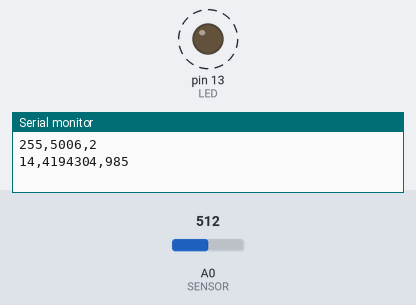
A sketch run on a simulated Arduino Uno, built with avr-gcc and run on an emulated ATmega328P. On the bench: output pins drawn as LEDs (lit = HIGH), the last lines printed to the serial monitor. Dashed ring = blinking. The test bench sets the inputs (shaded band); at power-on: A0 (SENSOR) = 512.

Above: at 1.2 s.
1.3 s: A0 (SENSOR) set to 22
At 2.8 s:
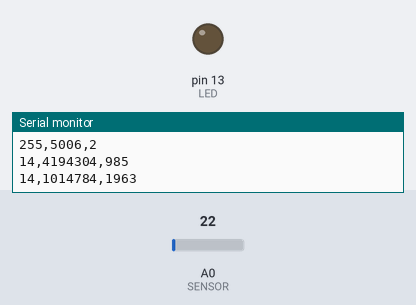
3.5 s: A0 (SENSOR) set to 29
5.0 s: A0 (SENSOR) set to 36
At 6.3 s:
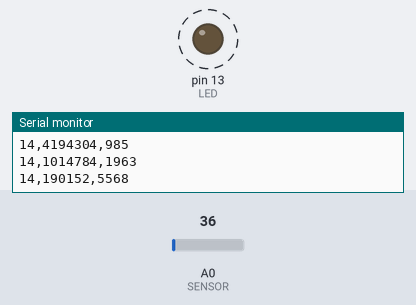
8.0 s: A0 (SENSOR) set to 0
At 8.56 s:
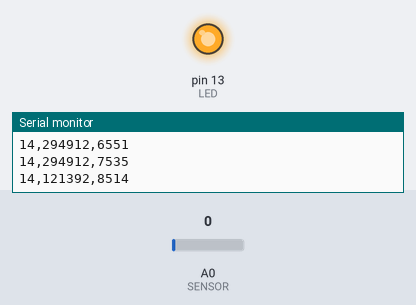
10.0 s: A0 (SENSOR) set to 42
At 11.1 s:
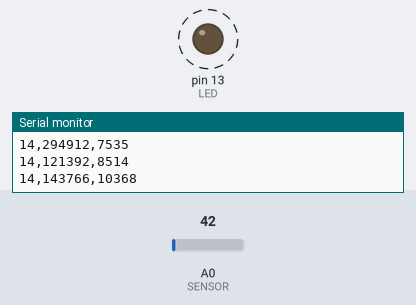
Timing chart, 0 to 14.0 s (numbered marks = the images above; inputs shaded):
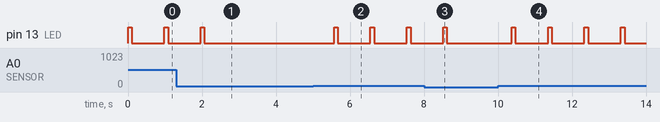

The sketch:

babe.ino
```cpp
// CafeBab table-football sensor (XBee variant): samples a knock/vibration
// sensor and reports "sensor,value,clock" lines over Serial to the XBee link.

// Serial
const long BAUDS = 57600L; // 57600 bauds
const unsigned long SERIAL_DELAY = 100L; // 100 ms

// Vcc
const unsigned long VREF_DELAY = 2L; // 2 ms

// Pins
const int LED = 13;
const int SENSOR = A0;
const int VCC = 255;

// Sampling
const unsigned int THRESHOLD = 32;
const unsigned int READINGS = 8192; // 2^13
const unsigned long MAX = 4294966272L; // 2^32 - 2^10

// Timing
unsigned long count = 0L;
const unsigned long LOOPS = 600L; // 600 =~ 20 min

void setup() {
  Serial.begin(BAUDS);
  pinMode(SENSOR, INPUT);
  pinMode(LED, OUTPUT);
  count = 0L;
}

void loop() {
  if (count++ % LOOPS == 0) {
    unsigned long vcc = getVcc();
    sendValue(VCC, vcc);
  }
  unsigned long value = getValue(SENSOR);
  if (value > 0) {
    sendValue(SENSOR, value);
  }
}

void sendValue(int sensor, unsigned long value) {
  unsigned long clock = millis();
  digitalWrite(LED, HIGH);
  Serial.print(sensor, DEC);
  Serial.print(",");
  Serial.print(value, DEC);
  Serial.print(",");
  Serial.print(clock, DEC);
  Serial.println();
  delay(SERIAL_DELAY);
  digitalWrite(LED, LOW);
}

unsigned long getVcc() {
  unsigned long result = 0L;
  // Read 1.1V reference against AVcc
  ADMUX = _BV(REFS0) | _BV(MUX3) | _BV(MUX2) | _BV(MUX1);
  delay(VREF_DELAY); // Wait for Vref to settle
  ADCSRA |= _BV(ADSC); // Convert
  while (bit_is_set(ADCSRA,ADSC));
  result = ADCL;
  result |= ADCH<<8;
  result = 1126400L / result; // Back-calculate AVcc in mV
  return result;
}

unsigned long getValue(unsigned int sensor) {
  unsigned long total = 0L;
  for (unsigned int i = 0; i < READINGS; i++) {
    int reading = analogRead(sensor);
    if (reading > THRESHOLD) {
      total += reading;
      if (total > MAX) {
        break;
      }
    }
  }
  return total;
}
```

Measured:
- the behaviour switches between 32 and 33 on A0 (SENSOR) (found by bisection; images 1 and 2)
- after the input at 1.3 s, pin 13 (LED): goes on until 2.1 s, then stays LOW
- after the input at 3.5 s, every drawn part: stays the same
- after the input at 5.0 s, pin 13 (LED): alternates HIGH for 0.10 s and LOW for 0.88 s, starting after 0.57 s
- after the input at 8.0 s, pin 13 (LED): goes on until 8.6 s, then stays LOW
- after the input at 10.0 s, pin 13 (LED): alternates HIGH for 0.10 s and LOW for 0.88 s, starting after 0.37 s
- by itself, pin 13 (LED): alternates HIGH for 0.10 s and LOW for 0.88 s
